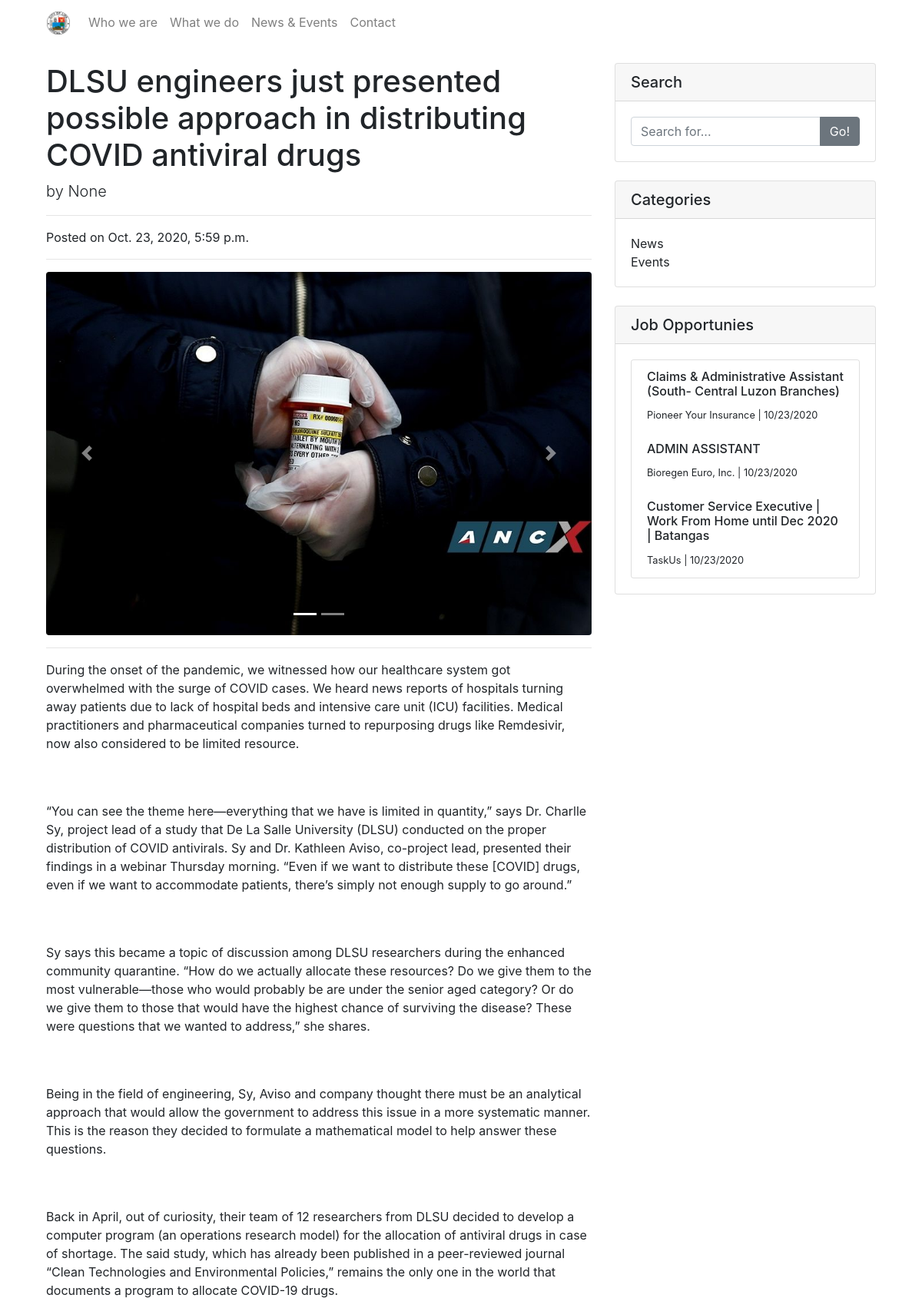
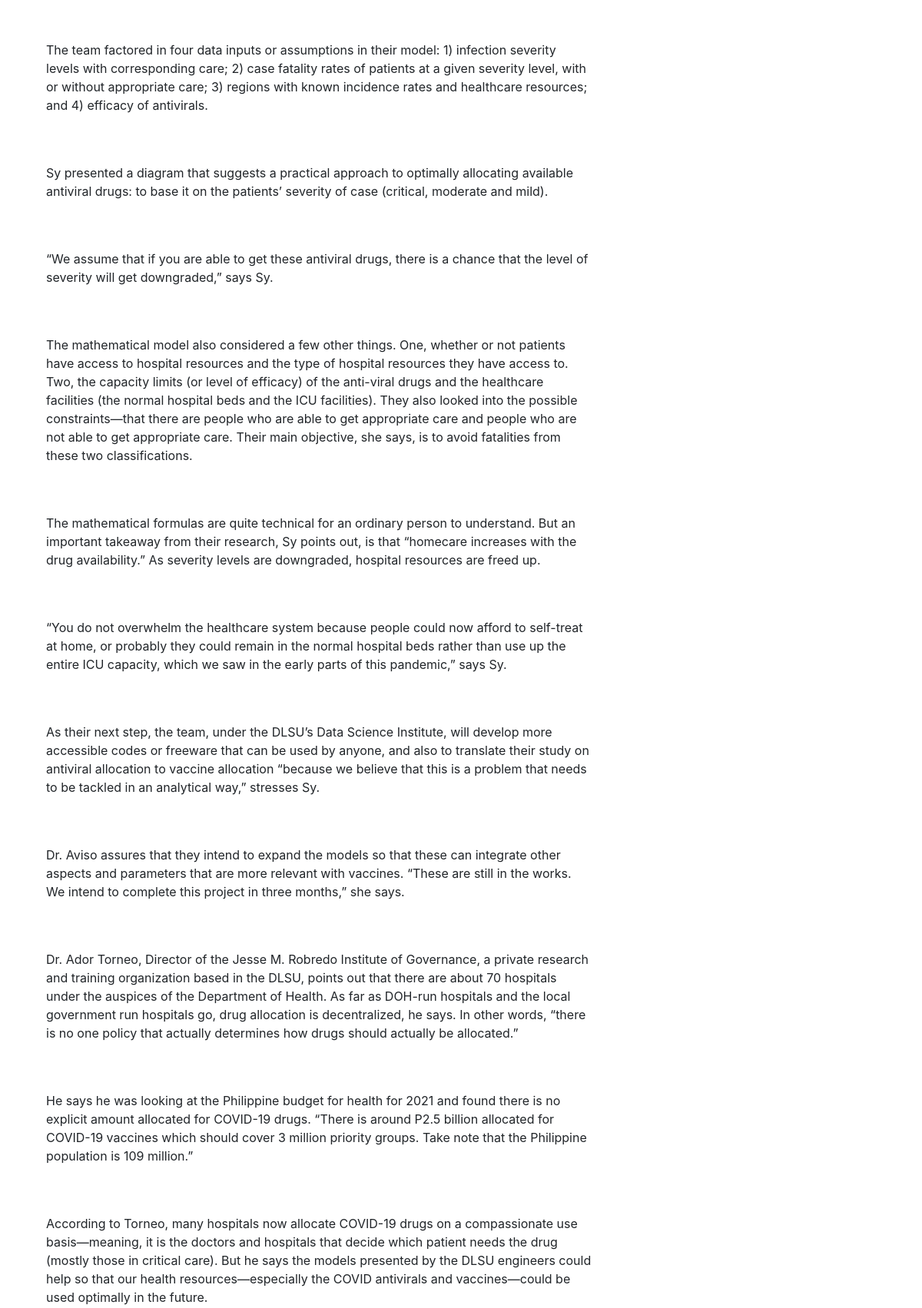
Screenshot of /news_and_events/article/dlsu-engineers-just-presented-possible-approach-in-distributing-covid-antiviral-drugs (upper part) with the database file from the repository (2 pictures, top to bottom).
### pages/models.py (models this page shows, shortened)
class Article(models.Model):
    title = models.TextField(max_length=200)
    slug = models.SlugField(allow_unicode=True, unique=True, editable=False,
                            default='lipa_city_article')
    author = models.ForeignKey(User, on_delete=models.SET_NULL,
                               null=True, editable=False)
    created_date = models.DateTimeField(default=timezone.now)
    published_date = models.DateTimeField('Date Published', blank=True,
                                          null=True)
    category = models.ForeignKey(Category, on_delete=models.SET_NULL,
                                 null=True)	 # foreign key
    hero_image = models.ImageField(upload_to='article_photos/',
                                   blank=True)
    body_text = RichTextField(blank=True, null=True)

class ArticleImage(models.Model):
    article = models.ForeignKey(Article,
                                default=None, on_delete=models.CASCADE)
    images = models.ImageField(upload_to='article_photos/')

class Category(models.Model):
    title = models.TextField(max_length=200)
    class Meta:
        verbose_name = 'category'
        verbose_name_plural = 'categories'

class Job(models.Model):
    title = models.TextField(max_length=200)
    company = models.TextField(max_length=200, blank=True)
    link = models.URLField()
    is_open = models.BooleanField(default=True)
    created_date = models.DateTimeField(default=timezone.now)

### pages/views.py (the view, shortened to what this page needs)
# urls.py: path('article/<slug>', views.ArticleDetailView.as_view(),
class ArticleDetailView(DetailView):
    model = Article
    def get_context_data(self, **kwargs):
        context = super().get_context_data(**kwargs)
        article = get_object_or_404(Article, slug=self.kwargs['slug'])
        article_images = ArticleImage.objects.filter(
            article=article
        )
        categories = Category.objects.all()[:10]
        jobs = Job.objects.filter(
                Q(created_date__lte=timezone.now()) & Q(is_open=True)
                ).order_by('-created_date')[:10]
        context['article_images'] = article_images
        context['jobs'] = jobs
        context['categories'] = categories
        context['page_title'] = article.title
        context['form'] = CommentForm()
        return context

### pages/forms.py
class CommentForm(forms.ModelForm):
    class Meta:
        model = Comment
        fields = ('body_text',)
        widgets = {
            'body_text': forms.Textarea(attrs={
                            'class': 'form-control',
                            'rows': 3}),
        }
    def __init__(self, *args, **kwargs):
        super().__init__(*args, **kwargs)
        self.fields["body_text"].label = ''

### pages/templates/pages/article_detail.html (shortened to what this page needs)
{% extends 'base.html' %}
{% block content %}
<div class="container">
  <div class="row">
    <div class="col-lg-8">
        <h1 class='mt-4'>{{ article.title }}</h1>
        <p class="lead">
          by
          <a href="#">{{ article.author }}</a>
        </p>
        <hr>
        {% if article.published_date %}
            <div class="date articledate">
                Posted on {{ article.published_date }}
            </div>
        {% else %}
            <a class="btn btn-outline-dark" href="{% url 'article_publish' slug=article.slug %}">Publish</a>
        {% endif %}
        <hr>
        {% if article_images %}
        {% if article.hero_image %}
        <div id="carouselExampleIndicators" class="carousel slide" data-ride="carousel">
        <ol class="carousel-indicators">
          <li data-target="#carouselExampleIndicators" data-slide-to="0" class="active"></li>
          {% for article_image in article_images %}
            <li data-target="#carouselExampleIndicators" data-slide-to="{{ forloop.counter }}"></li>
          {% endfor %}
        </ol>
        <div class="carousel-inner">
          <div class="carousel-item active">
            <img class="img-fluid rounded" src="{{ article.hero_image.url }}" alt="article_image">
          </div>
        </div>
        <a class="carousel-control-prev" href="#carouselExampleIndicators" role="button" data-slide="prev">
          <span class="carousel-control-prev-icon" aria-hidden="true"></span>
        </a>
        <a class="carousel-control-next" href="#carouselExampleIndicators" role="button" data-slide="next">
          <span class="carousel-control-next-icon" aria-hidden="true"></span>
        </a>
        </div>
        {% endif %}
        {% else %}
        <img class="img-fluid rounded" src="{{ article.hero_image.url }}" alt="article_image">
        {% endif %}
        <hr>
      <p class='articlecontent' >{{ article.body_text|safe|linebreaksbr }}</p>
    </div>
    <div class="col-md-4">
      <div class="card my-4">
        <h5 class="card-header">Search</h5>
        <div class="card-body">
          <form action="{% url 'article_list' %}" method="get">
            <div class="input-group">
              <input name='search' type="text" class="form-control" placeholder="Search for...">
              <span class="input-group-append">
                <button class="btn btn-secondary" type="submit">Go!</button>
              </span>
            </div>
          </form>
        </div>
      </div>
      <div class="card my-4">
        <h5 class="card-header">Categories</h5>
        <div class="card-body">
          <div class="row">
            <div class="col-lg-6">
              <ul class="list-unstyled mb-0">
                {% for category in categories %}
                <li>
                  <a href="{% url 'article_list' %}?category={{ category.title }}">{{ category.title }}</a>
                </li>
                {% endfor %}
              </ul>
            </div>
          </div>
        </div>
      </div>
      <div class="card my-4">
        <h5 class="card-header">Job Opportunies</h5>
        <div class="card-body">
          <div class="card">
            <ul class="list-group list-group-flush">
              {% for job in jobs %}
              <a href="{{ job.link }}">
                <li class="list-group-item">
                  <div class="media">
                    <div class="media-body">
                      <h6 class="mt-0">{{ job.title }}</h6>
                      <small>
                        {{ job.company }} |
                        {{ job.created_date|date:"m/d/Y" }}
                      </small>
                    </div>
                  </div>
                </li>
              </a>
              {% endfor %}
            </ul>
          </div>
        </div>
      </div>
    </div>
  </div>
</div>
{% endblock %}

### static/css/master.css (style rules this page uses)
body { padding-bottom: 120px; }
a { color: inherit; text-decoration: none; background-color: inherit }

### rows the page displays
Article: title "DLSU engineers just presented possible approach in distributing COVID antiviral drugs", author "None", published_date "Oct. 23, 2020, 5:59 p.m.", hero_image (picture), body_text "During the onset of the pandemic, we witnessed how our healthcare system got overwhelmed with the surge of COVID cases. We heard news reports of hospitals turning away patients due to lack of hospital beds and intensive care unit (ICU) facilities. Medical practitioners and pharmaceutical companies turned to repurposing drugs like Remdesivir, now also considered to be limited resource. “You can see the theme here—everything that we have is limited in quantity,” says Dr. Charlle Sy, project lead of a study that De La Salle University (DLSU) conducted on the proper distribution of COVID antivirals. Sy and Dr. Kathleen Aviso, co-project lead, presented their findings in a webinar Thursday…"
Category: title "News"
Category: title "Events"
Job: title "Claims & Administrative Assistant (South- Central Luzon Branches)", company "Pioneer Your Insurance", created_date "10/23/2020"
Job: title "ADMIN ASSISTANT", company "Bioregen Euro, Inc.", created_date "10/23/2020"
Job: title "Customer Service Executive | Work From Home until Dec 2020 | Batangas", company "TaskUs", created_date "10/23/2020"
